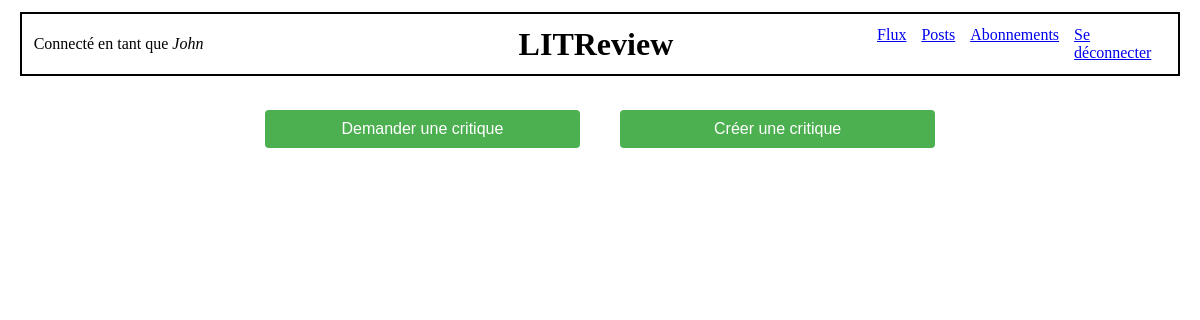
Before: /flux/ (signed in) with the older database file.
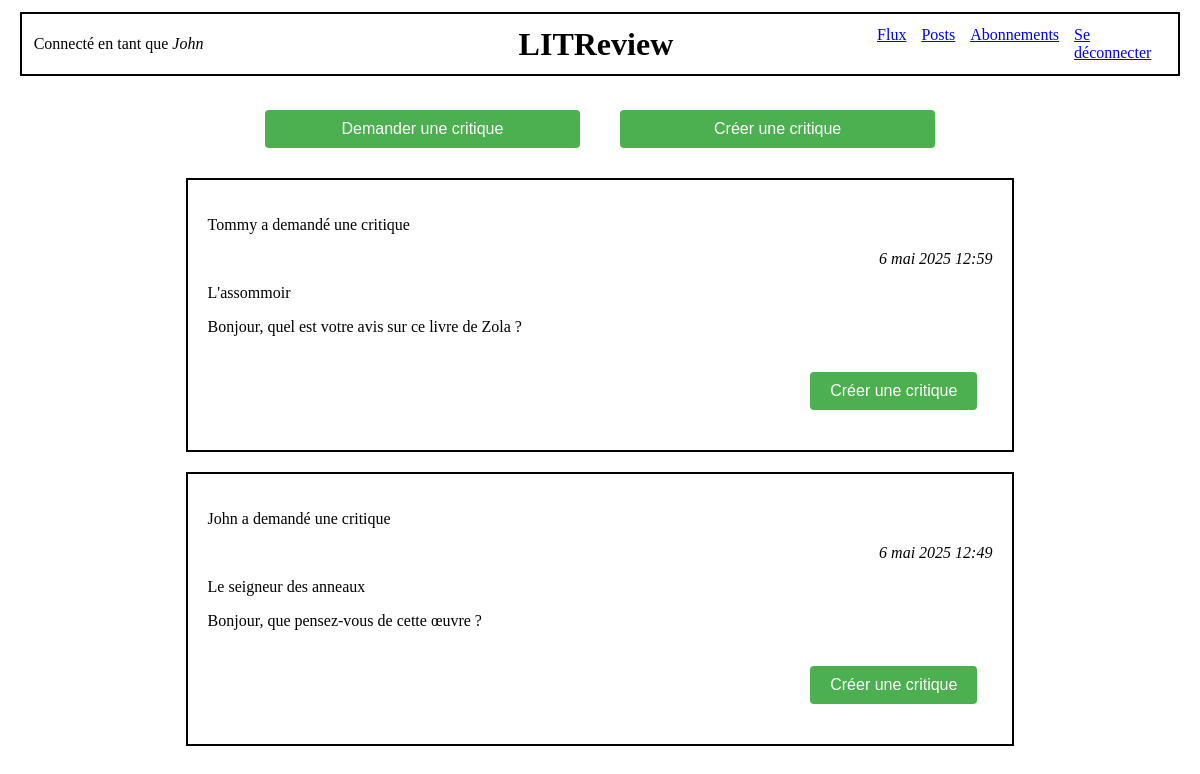
After: the same page with the newer database file.
### authentication/models.py (models this page shows)
class User(AbstractUser):
    profile_photo = models.ImageField(verbose_name='Photo de profil', null=True)

### appli/models.py (models this page shows)
class Ticket(models.Model):
    title = models.CharField(max_length=128)
    description = models.TextField(max_length=2048)
    user = models.ForeignKey(
        to=settings.AUTH_USER_MODEL, on_delete=models.CASCADE)
    image = models.ImageField(null=True, blank=True)
    time_created = models.DateTimeField(auto_now_add=True)

### appli/views.py (the view)
# urls.py: path('flux/', appli.views.flux, name='flux'),
@login_required
def flux(request):
    current_user = request.user
    tickets = models.Ticket.objects.all()
    reviews = models.Review.objects.all()
    followed = models.UserFollows.objects.filter(user=current_user).values_list('followed_user', flat=True)
    tickets = models.Ticket.objects.filter(
        Q(user=current_user) |  # Tickets créés par l'utilisateur connecté
        Q(user__in=followed)  # OU créés par les utilisateurs suivis
    )
    reviews = models.Review.objects.filter(
        Q(user=current_user) |  # Reviews créés par l'utilisateur connecté
        Q(user__in=followed) |  # OU créées par les utilisateurs suivis
        Q(ticket__user=current_user)  # OU dont le ticket a été créé par l'utilisateur connecté
    )
    posts = list(chain(tickets, reviews))
    posts.sort(key=lambda x: x.time_created, reverse=True)
    context = {
        'posts': posts,
    }
    return render(request, 'appli/flux.html', context=context)

### appli/templatetags/custom_filters.py (called while the page is built)
@register.filter
def get_class(value):
    return value.__class__.__name__

### appli/templates/appli/flux.html (shortened to what this page needs)
{% extends 'base_connected.html' %}
{% load custom_filters %}
{% block content %}
    <div class="div_margins div_flex">
        <a href="{% url 'ticket' %}" class="large_button">Demander une critique</a>
        <a href="{% url 'review' %}" class="large_button">Créer une critique</a>
    </div>
    {% for post in posts %}
        <div class="div_border">
            {% if post|get_class == 'Ticket' %}
                <p>{{ post.user.username }} a demandé une critique</p>
                <p class="align-date-right"><i>{{ post.time_created }}</i></p>
                <p>{{ post.title }}</p>
                <p>{{ post.description }}</p>
                <div class="align-right">
                    <a href="{% url 'response' post.id %}" class="button">Créer une critique</a>
                </div>
            {% endif %}
        </div>
    {% endfor %}
{% endblock content %}

### templates/base_connected.html (shortened to what this page needs)
{% load static %}
<html>
    <head>
        <link rel="stylesheet" href="{% static 'styles.css' %}">
    </head>
    <body>
        <div class="base-border">
            <div class="header-container">
                <div class="left-space">
                    Connecté en tant que <i>{{ user.username }}</i>
                </div>
                <h1 class="title">LITReview</h1>
                <div class="nav-links">
                    <a href="{% url 'flux' %}">Flux</a>
                    <a href="{% url 'post_list' %}">Posts</a>
                    <a href="{% url 'subscriptions' %}">Abonnements</a>
                    <a href="{% url 'logout' %}">Se déconnecter</a></p>
                </div>
            </div>
        </div>
        {% block content %}{% endblock content %}
    </body>
</html>

### static/styles.css (style rules this page uses)
.base-border { border-width:2px; border-style:solid; border-color:black; margin-left: 1%; margin-right: 1%; margin-top: 1%; margin-bottom: 2%; padding: 1%; }
.div_border { margin-left: 15%; margin-right: 15%; margin-top: 20px; margin-bottom: 20px; padding: 20px; border-width:2px; border-style:solid; border-color:black; }
.div_margins { margin-left: 20%; margin-right: 20%; }
.div_flex { display: flex; justify-content: space-between; align-items: center; }
.button { display: inline-block; padding: 10px 20px; margin: 10px 5px; background-color: #4CAF50; color: white; text-decoration: none; border-radius: 4px; border: none; cursor: pointer; font-family: Arial, sans-serif; font-size: 16px; transition: background-color 0.3s; }
.large_button { display: inline-block; padding: 10px 20px; margin: 10px 20px; width: 40%; background-color: #4CAF50; color: white; text-decoration: none; border-radius: 4px; border: none; cursor: pointer; font-family: Arial, sans-serif; font-size: 16px; transition: background-color 0.3s; text-align:center }
.header-container { display: flex; align-items: center; position: relative; }
.left-space { width: 0; flex: 1; }
.title { text-align: center; margin: 0; flex: 2; }
.nav-links { display: flex; gap: 15px; flex: 1; justify-content: flex-end; }
.align-right { display: flex; justify-content: flex-end; padding: 10px; }
.align-date-right { display: flex; justify-content: flex-end; }

Changed rows visible on the page:
added Ticket: user.username "Tommy", time_created "6 mai 2025 12:59", title "L'assommoir", description "Bonjour, quel est votre avis sur ce livre de Zola ?"
added Ticket: user.username "John", time_created "6 mai 2025 12:49", title "Le seigneur des anneaux", description "Bonjour, que pensez-vous de cette œuvre ?"
